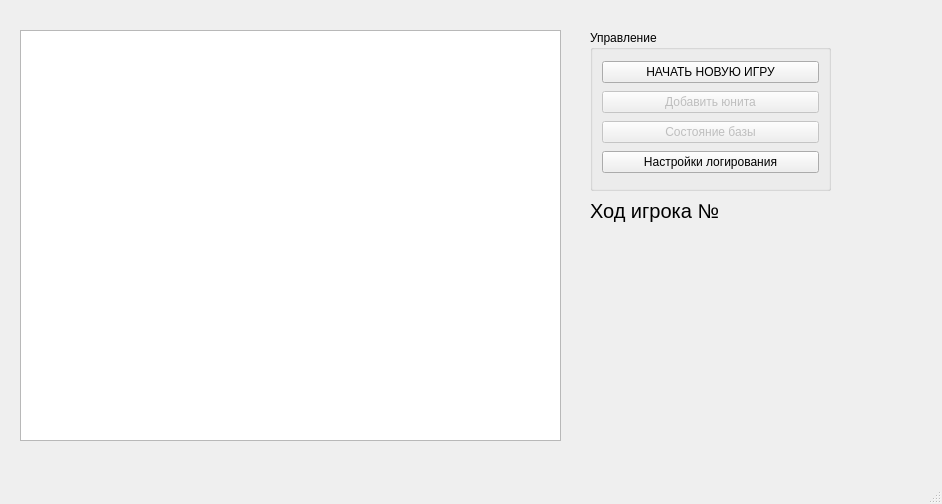
<?xml version="1.0" encoding="UTF-8"?>
<ui version="4.0">
 <class>GameWindow</class>
 <widget class="QMainWindow" name="GameWindow">
  <property name="geometry">
   <rect>
    <x>0</x>
    <y>0</y>
    <width>942</width>
    <height>504</height>
   </rect>
  </property>
  <property name="windowTitle">
   <string>ООП игра</string>
  </property>
  <widget class="QWidget" name="centralwidget">
   <widget class="QGroupBox" name="groupBox">
    <property name="enabled">
     <bool>true</bool>
    </property>
    <property name="geometry">
     <rect>
      <x>590</x>
      <y>30</y>
      <width>241</width>
      <height>161</height>
     </rect>
    </property>
    <property name="title">
     <string>Управление</string>
    </property>
    <layout class="QGridLayout" name="gridLayout">
     <item row="2" column="0">
      <widget class="QPushButton" name="baseInfoButton">
       <property name="enabled">
        <bool>false</bool>
       </property>
       <property name="text">
        <string>Состояние базы</string>
       </property>
      </widget>
     </item>
     <item row="1" column="0">
      <widget class="QPushButton" name="addUnitButton">
       <property name="enabled">
        <bool>false</bool>
       </property>
       <property name="text">
        <string>Добавить юнита</string>
       </property>
      </widget>
     </item>
     <item row="0" column="0">
      <widget class="QPushButton" name="startGameButton">
       <property name="text">
        <string>НАЧАТЬ НОВУЮ ИГРУ</string>
       </property>
      </widget>
     </item>
     <item row="3" column="0">
      <widget class="QPushButton" name="setLoggingTypeButton">
       <property name="text">
        <string>Настройки логирования</string>
       </property>
      </widget>
     </item>
    </layout>
   </widget>
   <widget class="FieldWidget" name="graphicsView">
    <property name="geometry">
     <rect>
      <x>20</x>
      <y>30</y>
      <width>541</width>
      <height>411</height>
     </rect>
    </property>
   </widget>
   <widget class="QLabel" name="currentPlayerLabel">
    <property name="geometry">
     <rect>
      <x>590</x>
      <y>190</y>
      <width>241</width>
      <height>41</height>
     </rect>
    </property>
    <property name="font">
     <font>
      <pointsize>15</pointsize>
     </font>
    </property>
    <property name="text">
     <string>Ход игрока №</string>
    </property>
   </widget>
  </widget>
  <widget class="QMenuBar" name="menubar">
   <property name="geometry">
    <rect>
     <x>0</x>
     <y>0</y>
     <width>942</width>
     <height>25</height>
    </rect>
   </property>
  </widget>
  <widget class="QStatusBar" name="statusbar"/>
 </widget>
 <customwidgets>
  <customwidget>
   <class>FieldWidget</class>
   <extends>QGraphicsView</extends>
   <header location="global">fieldwidget.h</header>
  </customwidget>
 </customwidgets>
 <resources/>
 <connections/>
</ui>
